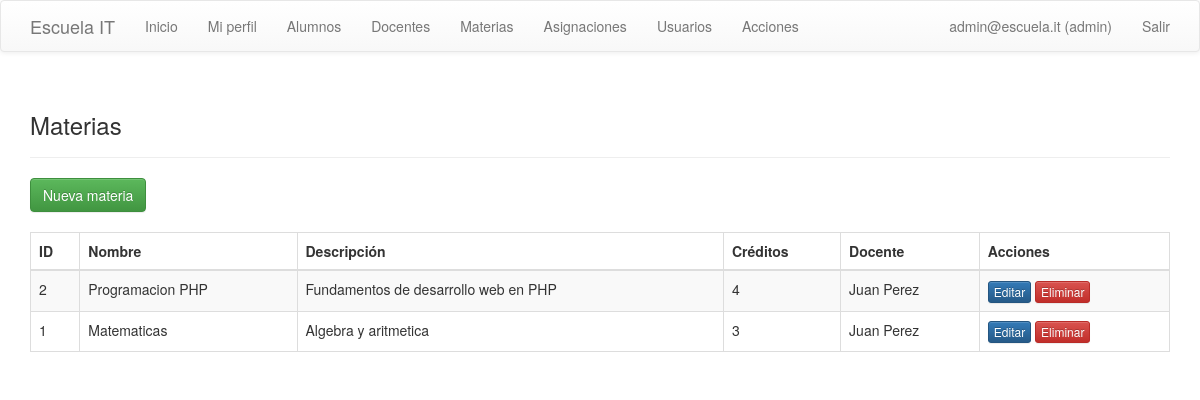
/index.php?controller=materias&action=index (signed in), run on the app's committed database.
### tables this page shows
CREATE TABLE materias (
    id INT AUTO_INCREMENT PRIMARY KEY,
    nombre VARCHAR(100) NOT NULL,
    descripcion VARCHAR(255) DEFAULT NULL,
    creditos INT NOT NULL DEFAULT 3,
    docente_id INT DEFAULT NULL,
    FOREIGN KEY (docente_id) REFERENCES docentes(id) ON DELETE SET NULL
);

CREATE TABLE docentes (
    id INT AUTO_INCREMENT PRIMARY KEY,
    nombre VARCHAR(50) NOT NULL,
    apellido VARCHAR(50) NOT NULL,
    sexo TINYINT NOT NULL,
    fecha_nacimiento DATE DEFAULT NULL,
    fecha_registro DATE DEFAULT NULL,
    foto VARCHAR(50) NOT NULL,
    correo VARCHAR(50) NOT NULL
);

### controllers/BaseCrudController.php (called while the page is built, shortened)
<?php
class BaseCrudController
{
    protected function view($template, $data = array())
    {
        extract($data);
        require BASE_PATH . '/views/layout/header.php';
        require BASE_PATH . '/views/' . $template . '.php';
        require BASE_PATH . '/views/layout/footer.php';
    }
}

### controllers/MateriasController.php (called while the page is built, shortened)
<?php
require_once BASE_PATH . '/controllers/BaseCrudController.php';
require_once BASE_PATH . '/models/MateriaModel.php';
class MateriasController extends BaseCrudController
{
    private $model;
    public function __construct()
    {
        $this->model = new MateriaModel();
    }
    public function index()
    {
        $rows = $this->paginateRows($this->model->all(), isset($_GET['page']) ? (int) $_GET['page'] : 1, 10);
        $this->view('materias/index', $rows);
    }
}

### index.php (called while the page is built, shortened)
<?php
$action = isset($_GET['action']) ? $_GET['action'] : (isset($_SESSION['user']) ? 'index' : 'login');
$controller = new $controllerMap[$controllerName]();
$controller->$action();

### config/database.php (called while the page is built)
<?php
class Database
{
    public static function connect()
    {
        $host = getenv('DB_HOST') ? getenv('DB_HOST') : 'localhost';
        $dbname = getenv('DB_NAME') ? getenv('DB_NAME') : 'name_db';
        $user = getenv('DB_USER') ? getenv('DB_USER') : 'user_db';
        $pass = getenv('DB_PASS') ? getenv('DB_PASS') : 'user_pass';
        $charset = getenv('DB_CHARSET') ? getenv('DB_CHARSET') : 'utf8';
        $dsn = 'mysql:host=' . $host . ';dbname=' . $dbname . ';charset=' . $charset;
        return new PDO($dsn, $user, $pass, array(
            PDO::ATTR_ERRMODE => PDO::ERRMODE_EXCEPTION,
            PDO::ATTR_DEFAULT_FETCH_MODE => PDO::FETCH_ASSOC,
            PDO::ATTR_EMULATE_PREPARES => false,
        ));
    }
}

### models/BaseModel.php (called while the page is built, shortened)
<?php
require_once BASE_PATH . '/config/database.php';
class BaseModel
{
    public function __construct()
    {
        $this->pdo = Database::connect();
    }
}

### models/MateriaModel.php (called while the page is built, shortened)
<?php
require_once BASE_PATH . '/models/BaseModel.php';
class MateriaModel extends BaseModel
{
    public function all()
    {
        $sql = 'SELECT m.*, d.nombre AS docente_nombre, d.apellido AS docente_apellido
                FROM materias m
                LEFT JOIN docentes d ON d.id = m.docente_id
                ORDER BY m.id DESC';
        return $this->pdo->query($sql)->fetchAll();
    }
}

### views/materias/index.php (the view, shortened to what this page needs)
<div class="page-header"><h3>Materias</h3></div>
<a class="btn btn-success" href="index.php?controller=materias&action=form">Nueva materia</a>
<br><br>
<table class="table table-bordered table-striped">
    <thead><tr><th>ID</th><th>Nombre</th><th>Descripción</th><th>Créditos</th><th>Docente</th><th>Acciones</th></tr></thead>
    <tbody>
    <?php foreach ($rows as $r): ?>
        <tr>
            <td><?php echo (int) $r['id']; ?></td>
            <td><?php echo htmlspecialchars($r['nombre']); ?></td>
            <td><?php echo htmlspecialchars($r['descripcion']); ?></td>
            <td><?php echo htmlspecialchars($r['creditos']); ?></td>
            <td><?php echo htmlspecialchars(($r['docente_nombre'] ?? '') . ' ' . ($r['docente_apellido'] ?? '')); ?></td>
            <td>
                <a class="btn btn-primary btn-xs" href="index.php?controller=materias&action=form&id=<?php echo (int) $r['id']; ?>">Editar</a>
                <a class="btn btn-danger btn-xs" href="index.php?controller=materias&action=delete&id=<?php echo (int) $r['id']; ?>" onclick="return confirm('¿Eliminar registro?');">Eliminar</a>
            </td>
        </tr>
    <?php endforeach; ?>
    </tbody>
</table>

### data on the page
materias: id "2", nombre "Programacion PHP", descripcion "Fundamentos de desarrollo web en PHP", creditos "4", docente.apellido "Juan Perez"
materias: id "1", nombre "Matematicas", descripcion "Algebra y aritmetica", creditos "3", docente.apellido "Juan Perez"

### other printed values
$user['correo'] "admin@escuela.it"
$roleLabel "admin"
